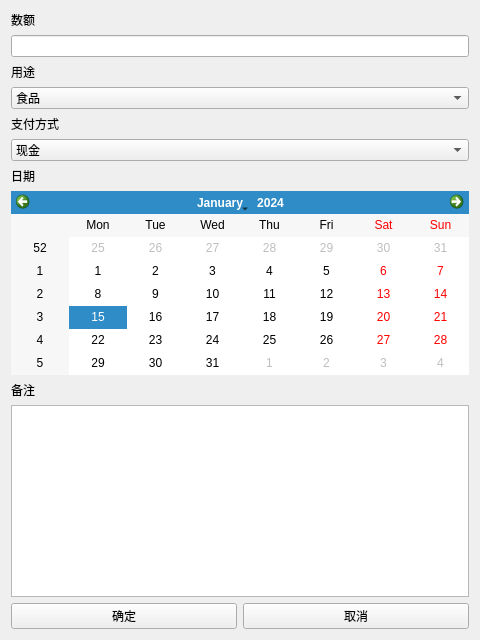
<?xml version="1.0" encoding="UTF-8"?>
<ui version="4.0">
 <class>insertWidget</class>
 <widget class="QWidget" name="insertWidget">
  <property name="geometry">
   <rect>
    <x>0</x>
    <y>0</y>
    <width>480</width>
    <height>640</height>
   </rect>
  </property>
  <property name="windowTitle">
   <string>Form</string>
  </property>
  <layout class="QGridLayout" name="gridLayout">
   <item row="0" column="0">
    <widget class="QLabel" name="label">
     <property name="text">
      <string>数额</string>
     </property>
    </widget>
   </item>
   <item row="3" column="0" colspan="2">
    <widget class="QComboBox" name="purposeInput">
     <item>
      <property name="text">
       <string>食品</string>
      </property>
     </item>
     <item>
      <property name="text">
       <string>住房</string>
      </property>
     </item>
     <item>
      <property name="text">
       <string>交通</string>
      </property>
     </item>
     <item>
      <property name="text">
       <string>日常百货</string>
      </property>
     </item>
     <item>
      <property name="text">
       <string>时装</string>
      </property>
     </item>
     <item>
      <property name="text">
       <string>娱乐</string>
      </property>
     </item>
     <item>
      <property name="text">
       <string>文化</string>
      </property>
     </item>
     <item>
      <property name="text">
       <string>水电</string>
      </property>
     </item>
     <item>
      <property name="text">
       <string>医药</string>
      </property>
     </item>
     <item>
      <property name="text">
       <string>电子产品</string>
      </property>
     </item>
     <item>
      <property name="text">
       <string>资金流通</string>
      </property>
     </item>
     <item>
      <property name="text">
       <string>人情</string>
      </property>
     </item>
     <item>
      <property name="text">
       <string>其它</string>
      </property>
     </item>
    </widget>
   </item>
   <item row="7" column="0" colspan="2">
    <widget class="QCalendarWidget" name="calendarWidget"/>
   </item>
   <item row="4" column="0" colspan="2">
    <widget class="QLabel" name="label_3">
     <property name="text">
      <string>支付方式</string>
     </property>
    </widget>
   </item>
   <item row="2" column="0" colspan="2">
    <widget class="QLabel" name="label_2">
     <property name="text">
      <string>用途</string>
     </property>
    </widget>
   </item>
   <item row="1" column="0" colspan="2">
    <widget class="QLineEdit" name="countInput"/>
   </item>
   <item row="6" column="0" colspan="2">
    <widget class="QLabel" name="label_4">
     <property name="text">
      <string>日期</string>
     </property>
    </widget>
   </item>
   <item row="5" column="0" colspan="2">
    <widget class="QComboBox" name="payTypeInput">
     <item>
      <property name="text">
       <string>现金</string>
      </property>
     </item>
     <item>
      <property name="text">
       <string>微信</string>
      </property>
     </item>
     <item>
      <property name="text">
       <string>支付宝</string>
      </property>
     </item>
     <item>
      <property name="text">
       <string>信用卡</string>
      </property>
     </item>
    </widget>
   </item>
   <item row="10" column="1">
    <widget class="QPushButton" name="cancelButton">
     <property name="text">
      <string>取消</string>
     </property>
    </widget>
   </item>
   <item row="10" column="0">
    <widget class="QPushButton" name="OkButton">
     <property name="text">
      <string>确定</string>
     </property>
    </widget>
   </item>
   <item row="9" column="0" colspan="2">
    <widget class="QPlainTextEdit" name="remarksInput"/>
   </item>
   <item row="8" column="0" colspan="2">
    <widget class="QLabel" name="label_5">
     <property name="text">
      <string>备注</string>
     </property>
    </widget>
   </item>
  </layout>
 </widget>
 <resources/>
 <connections/>
</ui>
